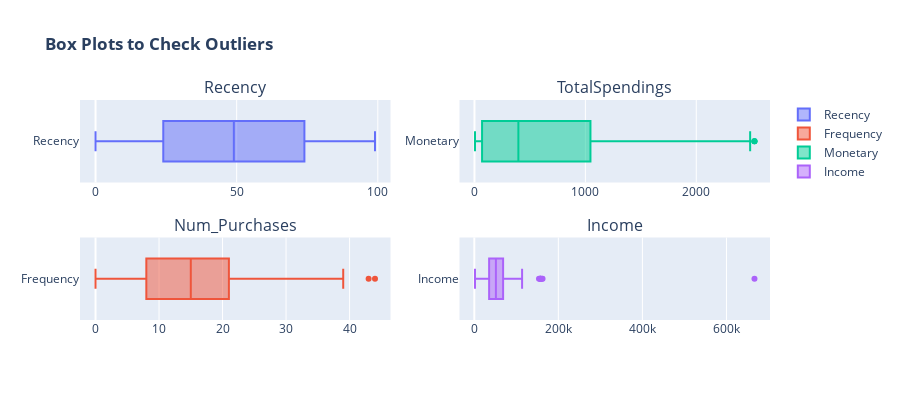

Source (notebook cell):
### Markdown cell above
* RFM - Recency, Frequency and Monetary, Let's look at these columns for outliers.

### Code cell
import plotly.express as px
import plotly.graph_objects as graph_objects
from plotly.subplots import make_subplots

ax = make_subplots(rows=2,cols=2,subplot_titles=('Recency','TotalSpendings','Num_Purchases','Income'))
ax.add_trace(graph_objects.Box(x=updated_data['Recency'],name='Recency'),row=1,col=1)
ax.add_trace(graph_objects.Box(x=updated_data['Num_Purchases'],name='Frequency'),row=2,col=1)
ax.add_trace(graph_objects.Box(x=updated_data['TotalSpendings'],name='Monetary'),row=1,col=2)
ax.add_trace(graph_objects.Box(x=updated_data['Income'],name='Income'),row=2,col=2)

ax.update_layout(height=400, width=900, title_text='<b>Box Plots to Check Outliers</b>', font_size=12)

### Figure 1 — Plotly figure (JSON) as saved in the notebook; plotly's stock layout.template omitted (floating-point values rounded to 4 significant figures; data arrays with more than 128 entries replaced by an {"elided": "..."} marker saying what was removed)
{"data": [{"name": "Recency", "type": "box", "x": {"elided": "2240 int values"}, "xaxis": "x", "yaxis": "y"}, {"name": "Frequency", "type": "box", "x": {"elided": "2240 int values"}, "xaxis": "x3", "yaxis": "y3"}, {"name": "Monetary", "type": "box", "x": {"elided": "2240 int values"}, "xaxis": "x2", "yaxis": "y2"}, {"name": "Income", "type": "box", "x": {"elided": "2240 int values"}, "xaxis": "x4", "yaxis": "y4"}], "layout": {"annotations": [{"font": {"size": 16}, "showarrow": false, "text": "Recency", "x": 0.225, "xanchor": "center", "xref": "paper", "y": 1, "yanchor": "bottom", "yref": "paper"}, {"font": {"size": 16}, "showarrow": false, "text": "TotalSpendings", "x": 0.775, "xanchor": "center", "xref": "paper", "y": 1, "yanchor": "bottom", "yref": "paper"}, {"font": {"size": 16}, "showarrow": false, "text": "Num_Purchases", "x": 0.225, "xanchor": "center", "xref": "paper", "y": 0.375, "yanchor": "bottom", "yref": "paper"}, {"font": {"size": 16}, "showarrow": false, "text": "Income", "x": 0.775, "xanchor": "center", "xref": "paper", "y": 0.375, "yanchor": "bottom", "yref": "paper"}], "font": {"size": 12}, "height": 400, "title": {"text": "<b>Box Plots to Check Outliers</b>"}, "width": 900, "xaxis": {"anchor": "y", "domain": [0, 0.45]}, "xaxis2": {"anchor": "y2", "domain": [0.55, 1]}, "xaxis3": {"anchor": "y3", "domain": [0, 0.45]}, "xaxis4": {"anchor": "y4", "domain": [0.55, 1]}, "yaxis": {"anchor": "x", "domain": [0.625, 1]}, "yaxis2": {"anchor": "x2", "domain": [0.625, 1]}, "yaxis3": {"anchor": "x3", "domain": [0, 0.375]}, "yaxis4": {"anchor": "x4", "domain": [0, 0.375]}}}
